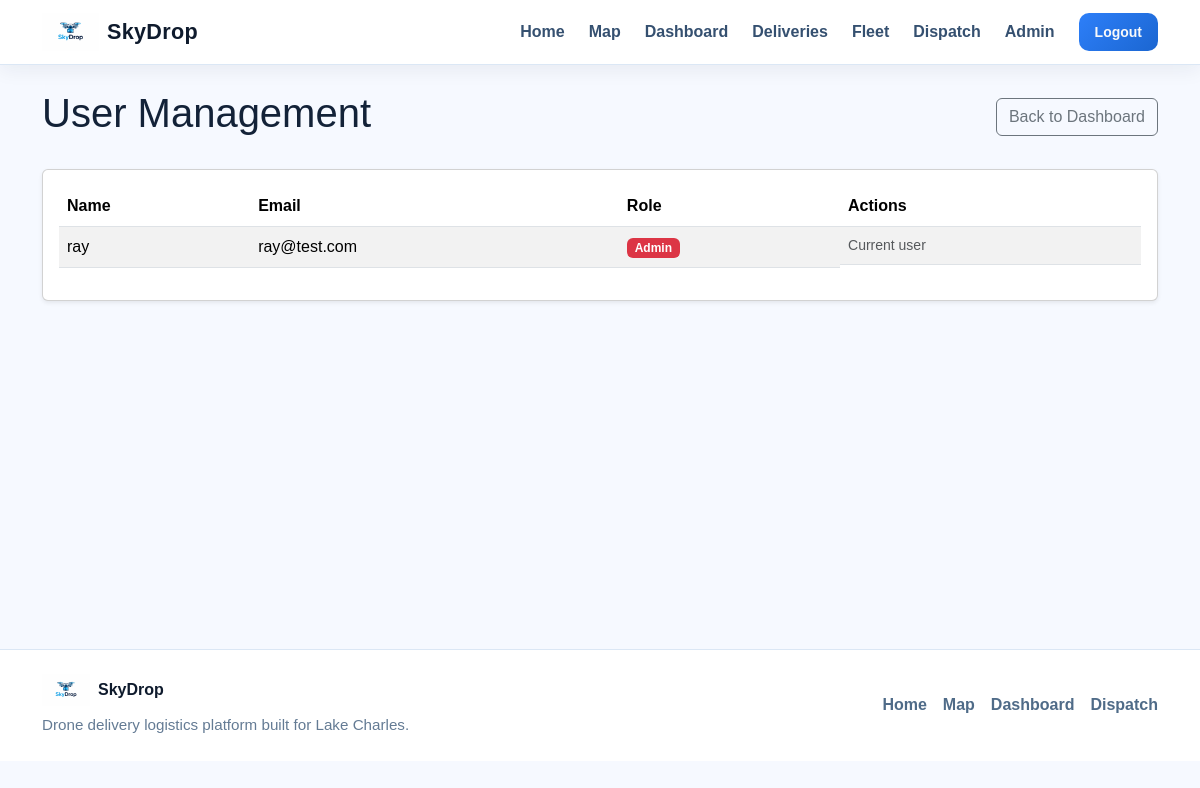
The app's page /admin/users (signed in), older data.
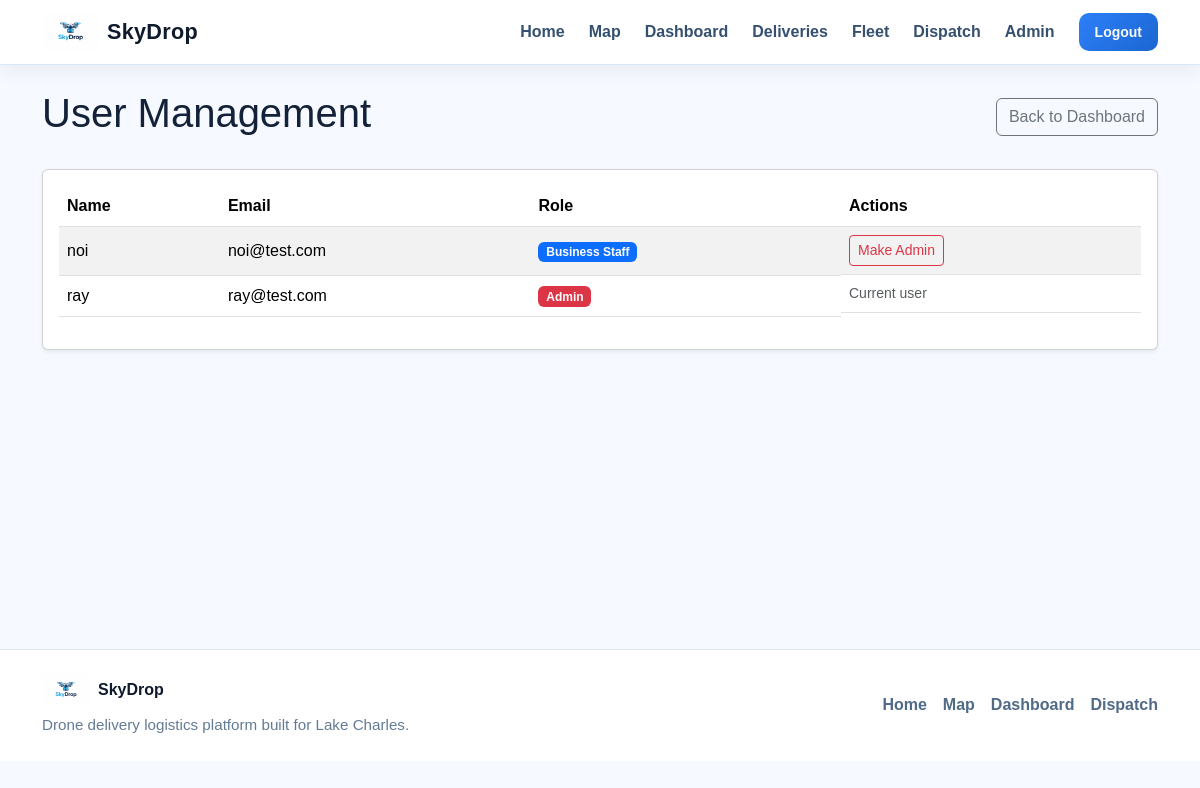
The same page, newer data.
### app/models/user.py (models this page shows, shortened)
class User(UserMixin, db.Model):
    __tablename__ = "users"
    id = db.Column(db.Integer, primary_key=True)
    name = db.Column(db.String(100), nullable=False)
    email = db.Column(db.String(120), unique=True, nullable=False)
    password_hash = db.Column(db.String(255), nullable=False)
    role = db.Column(db.String(50), default="business_staff", nullable=False)
    deliveries = db.relationship("Delivery", backref="created_by", lazy=True)
    @property
    def is_admin(self):
        return self.role == "admin"
    @property
    def is_staff(self):
        return self.role in ["admin", "business_staff"]

### app/admin/routes.py (the view)
@admin_bp.route("/users")
@role_required("admin")
def user_list():
    users = User.query.order_by(User.name.asc()).all()
    return render_template("admin/user_list.html", users=users)

### app/templates/admin/user_list.html (shortened to what this page needs)
{% extends "base.html" %}
{% block content %}
<div class="container mt-4">
    <div class="d-flex justify-content-between align-items-center mb-4">
        <h1>User Management</h1>
        <a href="{{ url_for('dashboard.home') }}" class="btn btn-outline-secondary">
            Back to Dashboard
        </a>
    </div>
    <div class="card p-3 shadow-sm">
        {% if users %}
            <div class="table-responsive">
                <table class="table table-striped align-middle">
                    <thead>
                        <tr>
                            <th>Name</th>
                            <th>Email</th>
                            <th>Role</th>
                            <th>Actions</th>
                        </tr>
                    </thead>
                    <tbody>
                        {% for user in users %}
                        <tr>
                            <td>{{ user.name }}</td>
                            <td>{{ user.email }}</td>
                            <td>
                                <span class="badge {% if user.role == 'admin' %}bg-danger{% else %}bg-primary{% endif %}">
                                    {{ user.role.replace('_', ' ').title() }}
                                </span>
                            </td>
                            <td class="d-flex gap-2 flex-wrap">
                                {% if user.id != current_user.id %}
                                    {% if user.role != "admin" %}
                                        <a href="{{ url_for('admin.make_admin', user_id=user.id) }}"
                                           class="btn btn-sm btn-outline-danger">
                                            Make Admin
                                        </a>
                                    {% endif %}
                                {% else %}
                                    <span class="text-muted small">Current user</span>
                                {% endif %}
                            </td>
                        </tr>
                        {% endfor %}
                    </tbody>
                </table>
            </div>
        {% else %}
            <p class="mb-0">No users found.</p>
        {% endif %}
    </div>
</div>
{% endblock %}

Row changes from the older to the newer data that the page shows:
added User: name "noi", email "noi@test.com", role.replace "Business Staff"
